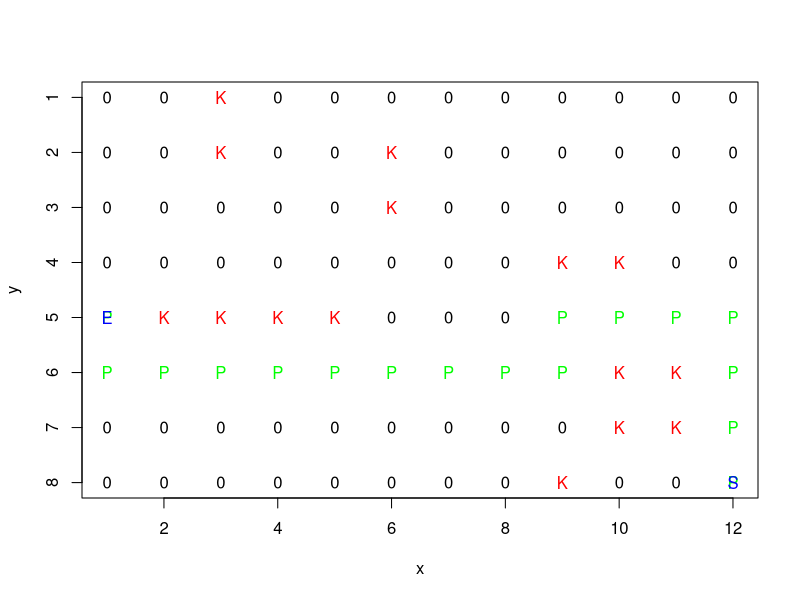

Source code (R):
volna = function(field,ax,ay,bx,by) {
  # ax, ay - это координаты начальной точки;
  # bx, by - это координаты конечной точки.
  # KAM - условное значение для камня;
  # CLEAN - условное значение для свободной клетки.
  KAM =-1
  CLEAN =-2
  
  # Векторы для определения направления движения вверх, вправо, вниз, влево.
  dx<-c(1,0,-1,0)
  dy<-c(0,1,0,-1)
  
  
  # Проверка наличия камня в начальной или конечной точке.
  if ((field[ax,ay]==KAM) || (field[bx,by]==KAM))
    return(print('Вы в камне'))
  
  
  # Устанавливаем начальную точку и счетчик шагов.
  step=0
  field[ax,ay]=step
  
  num_col=ncol(field)
  num_rows=nrow(field)
  
  stop=FALSE # создаем флаг
  
  while (!stop){
    stop=TRUE
    
    for (y in 1:num_col){
      for (x in 1:num_rows){
        # Ищем клетки, в которые можно перейти.
        if (field[x,y]==step){ # попадаем в клетку настоящего шага
          
          for (num_direction in 1:4){ # Рассматриваем различные направления движения
            ix=x+dx[num_direction]
            iy=y+dy[num_direction]
            if (ix>=1 && ix<=num_rows && iy>=1 && iy<=num_col && field[ix,iy]==CLEAN){
              stop=FALSE
              # Обновляем точку в матрице как номер шага
              field[ix,iy]=step+1
            }
          }
        }
      }
    }
    # Увеличиваем шаг после каждого
    step=step+1
  }
  
  # Если до конечной точки не дойти из-за камней - возвращаем FALSE.
  if (field[bx,by]==CLEAN)
    return(FALSE)
  print(field)
  
  # Находим кратчайший путь от начальной точки до конечной.
  path_len=field[bx,by]
  x=bx
  y=by
  step=path_len
  # Создаем массивы для хранения координат пути.
  px<-array(dim=c(1))
  py<-array(dim=c(1))
  while (step>0)
  {
    px[step+1]=x
    py[step+1]=y
    step=step-1
    
    for (num_direction in 1:4){
      ix=x+dx[num_direction]
      iy=y+dy[num_direction]
      if (ix>=1 && ix<=num_rows && iy>=1 && iy<=num_col && field[ix,iy]==step){
        x=x+dx[num_direction]
        y=y+dy[num_direction]
        break
      }
    }
    
  }
  
  # Добавляем координаты начальной точки в массивы.
  px[1]=ax
  py[1]=ay
  #print(px)
  #print(py)
  
  # Помечаем путь нулями на поле.
  for (i in 1:(path_len+1)) {
    field[px[i],py[i]]=0
  }
  print('Матрица с путём из нулей:')
  print(field)
  
  plot(x, y, xlim = c(1, dim(field)[2]), ylim = c(dim(field)[1], 1))
  for (x in 1:dim(field)[2]) {
    for (y in 1:dim(field)[1]) {
      if (field[y, x] == -1) {
        yx = c("K") #Kamen
        points(x, y, pch = yx, col = "red")
      }
      if (field[y, x] == 0) {
        yx = c("P") # Path
        points(x, y, pch = yx, col = "green")
      }
      if (field[y, x] > 0) {
        yx = c("0") # Empty cell
        points(x, y, pch = yx)
      }
    }
  }
  
  # рисуем start_point and end_point
  yx = c("S")
  points(ay, ax, pch = yx, col = "blue")
  yx = c("E")
  points(by, bx, pch = yx, col = "blue")
  
  
  return(TRUE)
}

mat <- c(-2,-2,-1,-2,-2,-2,-2,-2,-2,-2,-2,-2,
         -2,-2,-1,-2,-2,-1,-2,-2,-2,-2,-2,-2,
         -2,-2,-2,-2,-2,-1,-2,-2,-2,-2,-2,-2,
         -2,-2,-2,-2,-2,-2,-2,-2,-1,-1,-2,-2,
         -2,-1,-1,-1,-1,-2,-2,-2,-2,-2,-2,-2,
         -2,-2,-2,-2,-2,-2,-2,-2,-2,-1,-1,-2,
         -2,-2,-2,-2,-2,-2,-2,-2,-2,-1,-1,-2,
         -2,-2,-2,-2,-2,-2,-2,-2,-1,-2,-2,-2)
pole <- matrix(mat,8,12,byrow=TRUE)
print(pole)


volna(pole,8,12,5,1)